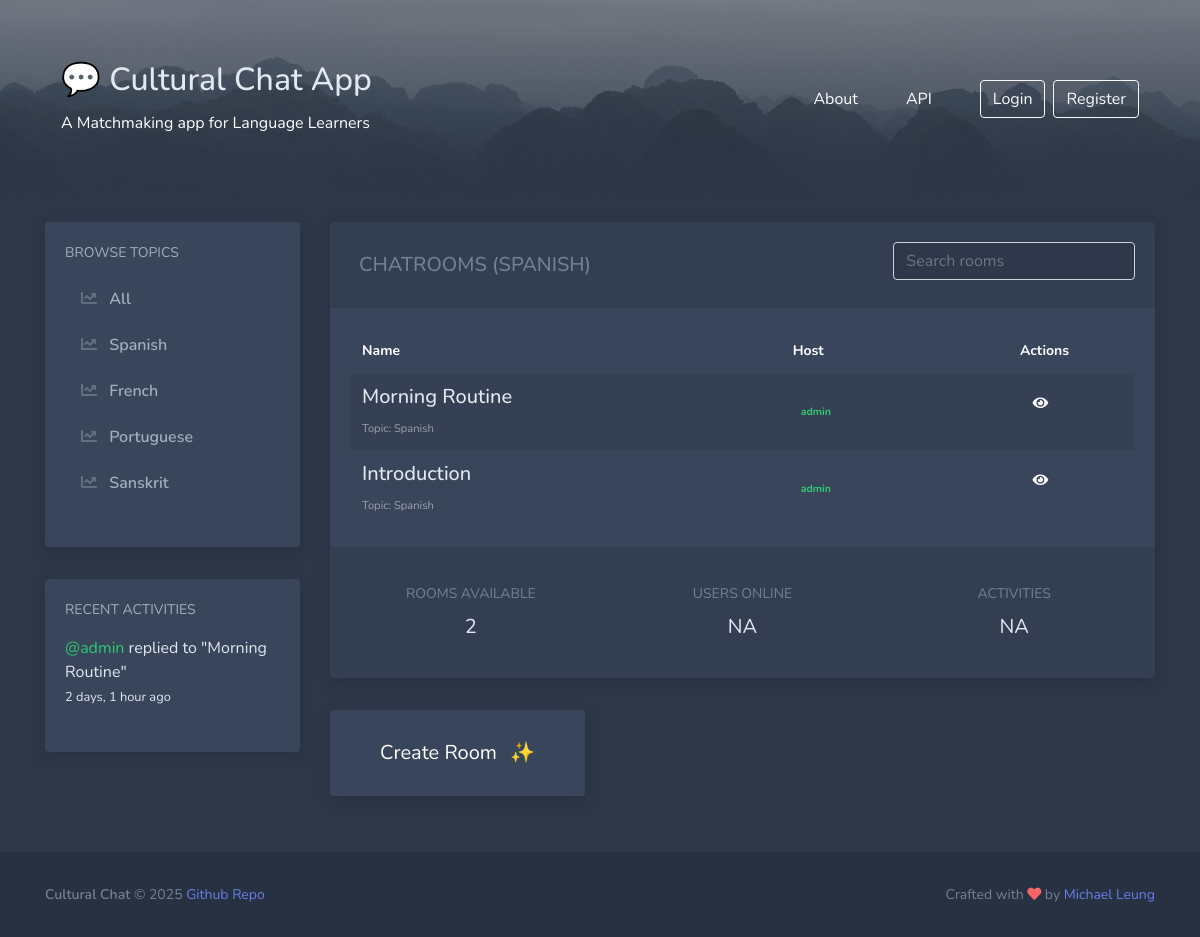
The page /?q=Spanish on the database its author committed.
### chatapp/models.py (models this page shows, shortened)
class Topic(models.Model):
    name = models.CharField(max_length=200)

class Message(models.Model):
    user = models.ForeignKey(User, on_delete=models.CASCADE)
    room = models.ForeignKey(Room, on_delete=models.CASCADE)
    body = models.TextField()
    updated = models.DateTimeField(auto_now=True)
    created = models.DateTimeField(auto_now_add=True)
    class Meta:
        ordering = ['-updated', '-created']

class Room(models.Model):
    host = models.ForeignKey(User, on_delete=models.SET_NULL, null=True)
    topic = models.ForeignKey(Topic, on_delete=models.SET_NULL, null=True)
    name = models.CharField(max_length=200)
    description = models.TextField(null=True, blank=True)
    participants = models.ManyToManyField(User, related_name='participants', blank=True)
    updated = models.DateTimeField(auto_now=True)
    created = models.DateTimeField(auto_now_add=True)
    class Meta:
        ordering = ['-updated', '-created']
    def __str__(self):
        return self.name

### chatapp/views.py (the view)
# urls.py: path("", views.home, name="home"),
def home(request):
    q = request.GET.get('q') if request.GET.get('q') != None else ''
    rooms = Room.objects.filter(
        Q(topic__name__icontains=q) |
        Q(name__icontains=q) |
        Q(description__icontains=q)
        )
    topics = Topic.objects.all()
    room_count = rooms.count()
    room_messages = Message.objects.filter(Q(room__topic__name__icontains=q))
    context = {
        'rooms' : rooms,
        'topics': topics,
        'room_count': room_count,
        'room_messages': room_messages,
        'q': q,
        }
    return render(request, 'chatapp/home.html', context)

### chatapp/templates/chatapp/home.html
{% extends 'main.html' %} {% block content %}
<div class="container py-4">
  <div class="row">
    <div class="col-lg-4 col-xl-3">
      {% include 'chatapp/components/sidebar.html' %}
    </div>
    <div class="col-lg-8 col-xl-9">
      {% include 'chatapp/components/activities.html' %}
      <div class="row">
        <div class="col-sm-6 col-lg-4">
          <a class="block" href="{% url 'create-room' %}">
            <div
              class="block-content block-content-full d-flex justify-content-center align-items-center"
            >
              <div class="py-2 text-center">
                <div class="text-white font-size-lg fw-bold">
                  <span class="mr-2">Create Room</span> ✨
                </div>
              </div>
            </div>
          </a>
        </div>
      </div>
    </div>
  </div>
</div>
{% endblock %}

### chatapp/templates/chatapp/components/sidebar.html
<div class="block d-none d-lg-block me-lg-4">
  <div class="block-content">
    <div class="font-size-sm text-uppercase text-light fw-bold mb-3">
      Browse Topics
    </div>
    <ul class="nav-main mb-4">
      <li class="nav-main-item">
        <a class="nav-main-link" href="/">
          <i class="fa fa-chart-line nav-main-icon"></i>
          <span class="nav-main-text">All</span>
        </a>
      </li>
      {% for topic in topics %}
      <li class="nav-main-item">
        <a class="nav-main-link" href="{% url 'home' %}?q={{topic.name}}">
          <i class="fa fa-chart-line nav-main-icon"></i>
          <span class="nav-main-text">{{topic.name}}</span>
        </a>
      </li>
      {% endfor %}
    </ul>
  </div>
</div>
<div class="block d-none d-lg-block me-lg-4">
  <div class="block-content">
    <div class="font-size-sm text-uppercase text-light fw-bold mb-3">
      Recent Activities
    </div>
    <ul class="nav-main mb-4">
      {% for message in room_messages %}
        <li class="mb-2">
          <div>
            <a class="text-green" href="{% url 'user-profile' message.user.id %}">@{{ message.user }}</a> replied to "{{ message.room }}"
          </div>
          <div><small>{{ message.created|timesince }} ago</small></div>
        </li>
      {% endfor %}
    </ul>
  </div>
</div>

### chatapp/templates/chatapp/components/activities.html (shortened to what this page needs)
<div class="block">
  <div class="block-content bg-black-10">
    <div class="row">
      <div class="col-lg-8  d-flex align-items-center pl-4">
        <h3 class="font-size-lg text-muted fw-bold text-uppercase mb-0">
          Chatrooms
          {% if q %}
          ({{q}})
          {% endif %}
        </h3>
      </div>
      <div class="col-lg-4">
        <form action="{% url 'home' %}" method="GET" class="mb-2">
          <input
            type="text"
            name="q"
            class="form-control bg-black-10 search"
            placeholder="Search rooms"
          />
        </form>
      </div>
    </div>
  </div>
  <div class="block-content">
    <div class="table-responsive">
      <table
        class="table table-dark table-borderless table-striped table-vcenter font-size-sm mb-0"
      >
        <thead>
          <tr>
            <th>Name</th>
            <th>Host</th>
            <th class="text-center">Actions</th>
          </tr>
        </thead>
        <tbody>
          {% for room in rooms %}
          <tr>
            <td>
              <a  href="{% url 'room' room.id %}">
                <h5 >{{room.name}}</h5>
              </a>
              <p
                class="font-size-sm text-white-50 mb-0 d-none d-md-block"
              >
              <small>Topic: {{room.topic.name}}</small>
              </p>
            </td>
            <td>
              <span class="badge text-bg-success p-2 ">
                <div class="text-green">{{room.host.username}}</div>
              </span>
            </td>
            <td class="text-center">
              <p>
                <a href="{% url 'room' room.id %}"><i class="fa fa-solid fa-eye text-white mr-2"></i></a>
              </p>
            </td>
          </tr>
          {% endfor %}
        </tbody>
      </table>
    </div>
  </div>
  <div class="block-content bg-black-10">
    <div class="row text-center">
      <div class="col-sm-4 py-3">
        <div class="text-muted mb-2 text-uppercase font-size-sm fw-bold">
          Rooms Available
        </div>
        <div class="text-black font-size-lg fw-bold">{{room_count}}</div>
      </div>
      <div class="col-sm-4 py-3">
        <div class="text-muted mb-2 text-uppercase font-size-sm fw-bold">
          Users Online
        </div>
        <div class="text-black font-size-lg fw-bold">NA</div>
      </div>
      <div class="col-sm-4 py-3">
        <div class="text-muted mb-2 text-uppercase font-size-sm fw-bold">
          Activities
        </div>
        <div class="text-black font-size-lg fw-bold">NA</div>
      </div>
    </div>
  </div>
</div>

### static/styles/main.css (style rules this page uses)
html, body { font-family: 'Nunito'; background: #2d3748; color: #e2e8f0; }
h1, h2, h3, h4, h5, h6, .h1, .h2, .h3, .h4, .h5, .h6 { font-family: 'Nunito'; color: #e2e8f0; }
.text-light { color: #A0AEC0 !important; }
.text-muted { color: #718096 !important; }
.bg-black-10 { background-color: rgba(0, 0, 0, 0.1); }
.font-size-lg { font-size: 1.25rem; }
.font-size-sm { font-size: .875rem; }
a, .btn.btn-link { color: #667eea; }
a, a:focus, a:hover, .btn.btn-link { text-decoration: none; }
.table-vcenter th, .table-vcenter td { vertical-align: middle; }
.table-dark { background-color: #39455b; }
.table-dark.table-striped tbody tr:nth-of-type(odd) { background-color: rgba(0, 0, 0, 0.075); }
.block { display: block; margin-bottom: 2rem; background-color: #39455b; border-radius: .25rem; box-shadow: 0 0.25rem 0.75rem rgba(26, 32, 44, 0.25); transition: box-shadow .12s ease-out; }
.block .block-content { padding: 1.25rem; }
.block .block-content:first-child { border-top-right-radius: .25rem; border-top-left-radius: .25rem; }
.block .block-content:last-child { border-bottom-right-radius: .25rem; border-bottom-left-radius: .25rem; }
a.block { color: #000; }
.nav-main { list-style: none; padding-left: 0; margin-bottom: 0; }
.nav-main-item:not(:last-child) { display: flex; align-items: center; margin-bottom: .375rem; }
.nav-main-icon { display: inline-block; text-align: center; width: 1.5rem; margin-right: .25rem; opacity: .4; }
.nav-main-icon, .nav-main-text { position: relative; z-index: 2; }
.nav-main-link { overflow: hidden; position: relative; display: block; width: 100%; padding: .5rem .75rem; font-weight: 600; color: #a0aec0; border-radius: .125rem; }
.nav-main-link::before, .nav-main-link::after { position: absolute; display: none; content: ''; z-index: 0; top: 0; bottom: 0; display: block; opacity: 0; transition: opacity .25s ease-out, -webkit-transform .25s ease-out; transition: transform .25s ease-out, opacity .25s ease-out; transition: transform .25s ease-out, opacity .25s ease-out, -webkit-transform .25s ease-out; will-change: opacity, transform; }
.nav-main-link::before { left: 0; width: 100%; background-color: rgba(0, 0, 0, 0.1); -webkit-transform: translateX(-30%); transform: translateX(-30%); }
.nav-main-link::after { top: 0; width: .5rem; right: 0; background-color: #667eea; -webkit-transform: translateX(100%); transform: translateX(100%); }

### chatapp/static/chatapp/styles.css (style rules this page uses)
.text-green { color: #2ecc71; }

### rows shown on the page
Topic: name "Spanish", name "SPANISH"
Topic: name "French"
Topic: name "Portuguese"
Topic: name "Sanskrit"
Message: user "admin", room "Morning Routine", created "2 days, 1 hour"
Room: name "Morning Routine", topic.name "Spanish", host.username "admin"
Room: name "Introduction", topic.name "Spanish", host.username "admin"

### other values the page prints
{{ room_count }} "2"
